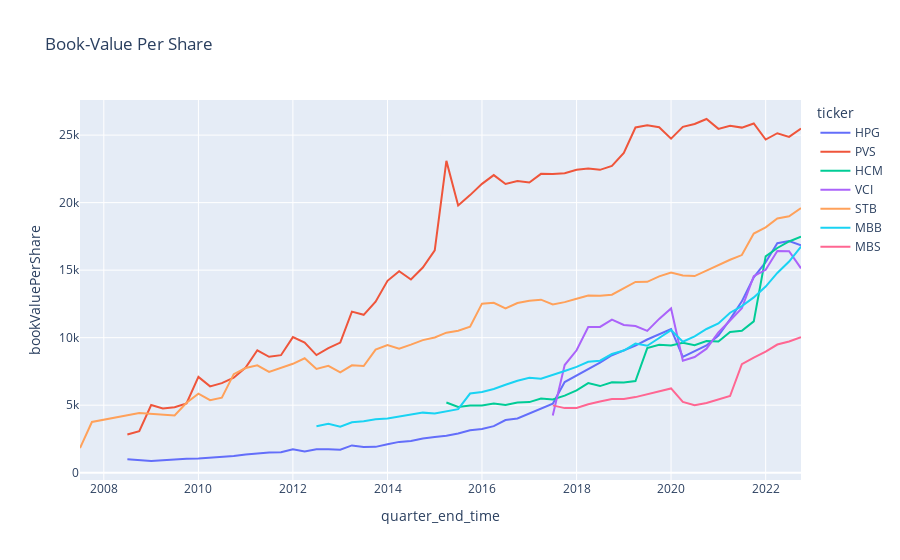

Notebook source saved alongside this figure:
### Markdown cell above
## Book-Value Per Share

### Code cell
import seaborn as sns
import plotly.express as px

fig = px.line(
    balancesheet_financialratio_incomestatement_per_group,
    x="quarter_end_time",
    y="bookValuePerShare",
    color="ticker",
    title="Book-Value Per Share",
)
fig.show()
